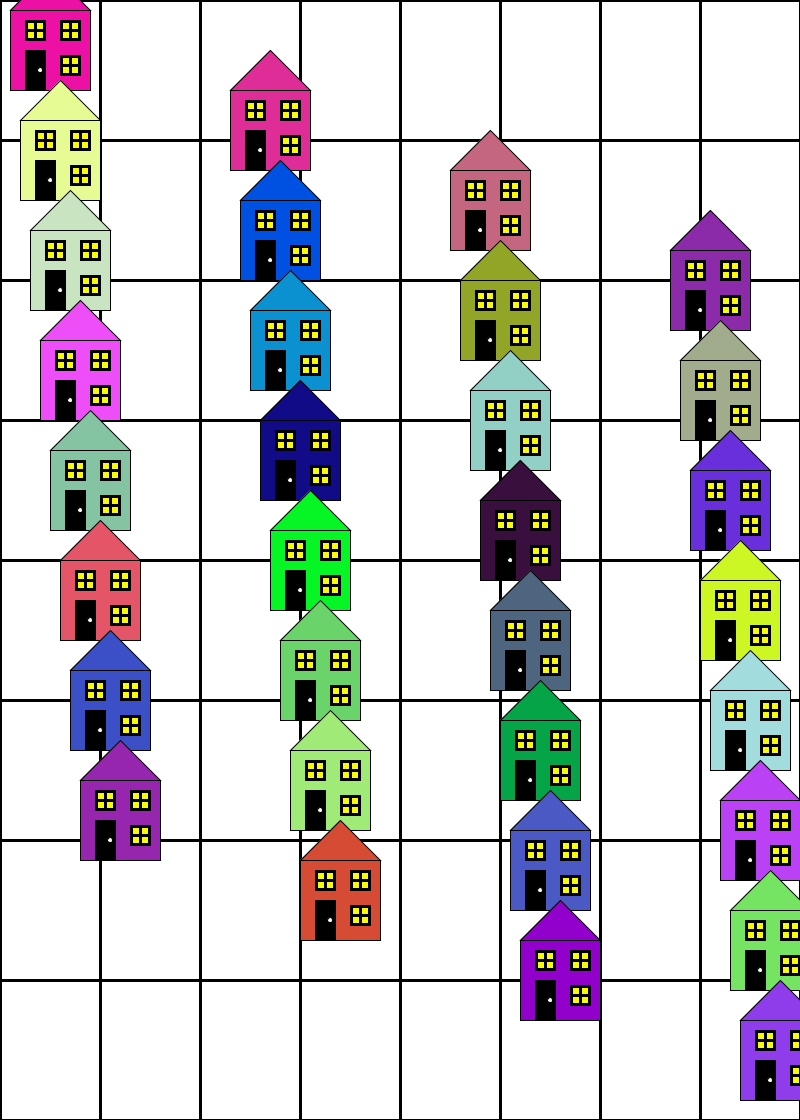
Frame 1 (no input)
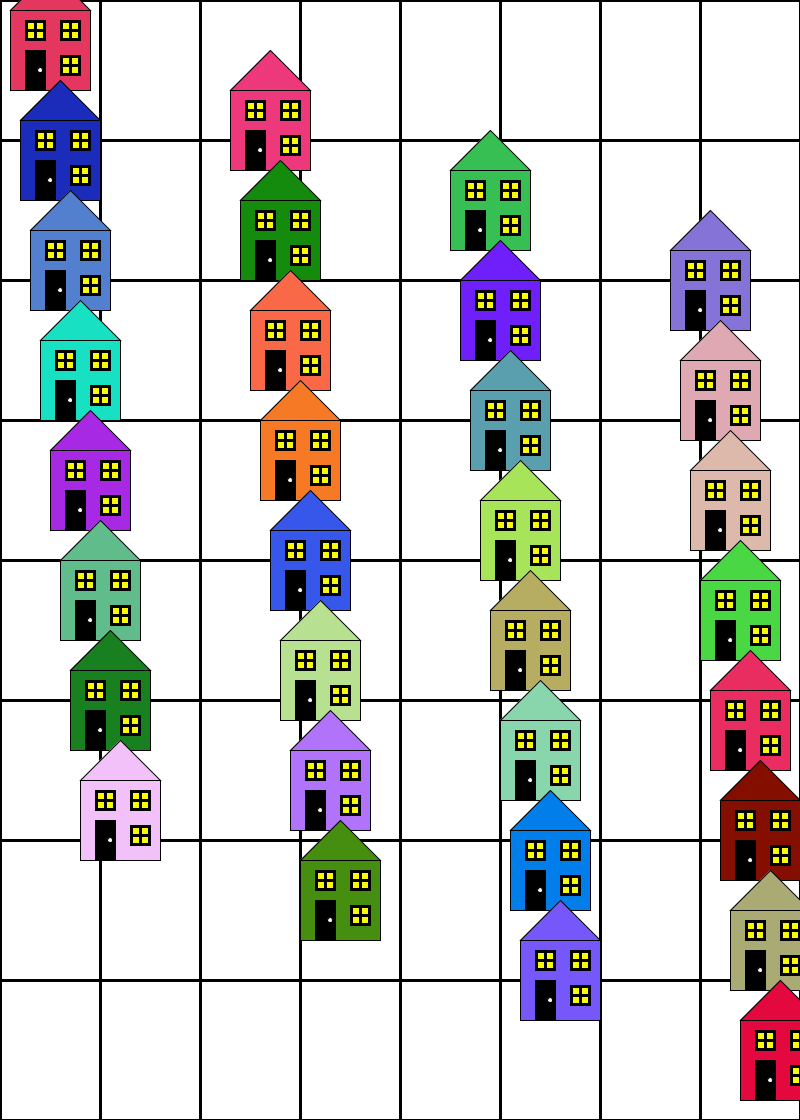
Frame 60 (the mouse pressed at the canvas centre just before this capture)
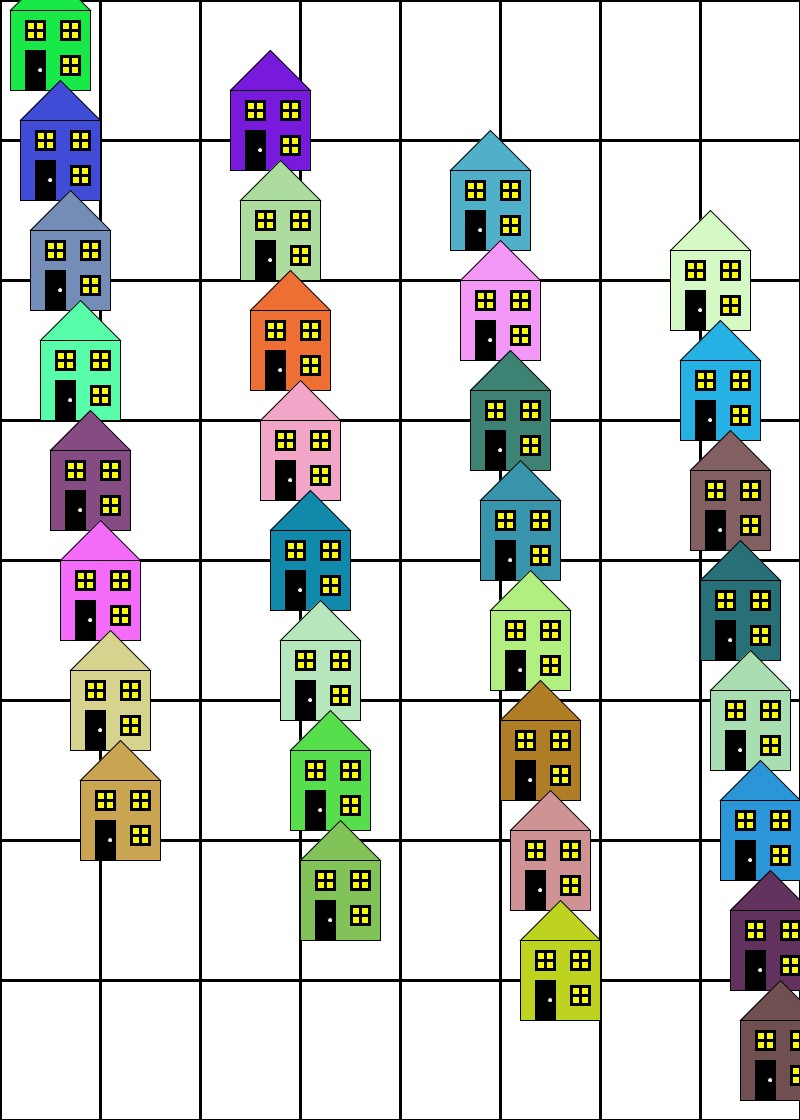
Frame 120 (the mouse held since frame 60 and released just before this capture)

The Processing sketch that drew these frames (run headless with seeded random() and noise(); from frame 60 on, the mouse is pressed at the canvas centre):

// Processing sketch: unit_4_checkpoint_1
// ── unit_4_checkpoint_1.pde
void setup(){
  size(800,1120);
  grid();
  for(int i = 0; i < 1120; i+= 140) {
    for(int j = 0; j < 800; j+=100) {
      fill(255);
      rect(j,i,100,140);
    }
  }
  for(int i = 0; i < 1120; i+= 140) {
    for(int j = 0; j < 800; j+=100) {
      face(i+10,j+10);
    }
  }
}

void draw(){
  grid();
  int count = 1;
  for(int i = 0; i < 1120; i+= 140) {
    for(int j = 0; j < 800; j+=100) {
      face(i+10*count,j+10*count);
      count++;
    }
  }
}
void grid(){
  for(int i = 0; i < 1120; i+= 140) {
    for(int j = 0; j < 800; j+=100) {
      fill(255);
      rect(j,i,100,140);
    }
  }
}

void face(int x, int y) {
  pushMatrix();
  translate(x,y);
  house();
  popMatrix();
}

void house(){
  strokeWeight(1);
  //scale(random(2));
  //rotate(PI/(int)random(8)); 
  mainHouse();
  roof();
  door();
  window(0,0);
  window(0,-35);
  window(-35,-35);
  
}
void door(){
  fill(0);
  rect(15,40,20,40);
  ///knob
  fill(255);
  circle(30,60,5);
}
void mainHouse(){
  fill((int)random(256),(int)random(256),(int)random(256));
  square(0,0,80);
}
void window(int x, int y){
  strokeWeight(1);
  pushMatrix();
  translate(x,y);
  fill(0);
  square(50,45,20);
  fill(249,250,10);
  square(52,47,16);
  fill(0);
  strokeWeight(3);
  line(60,47,60,63);
  line(52,55,68,55); 
  popMatrix();
}
void roof(){
  triangle(0,0,40,-40,80,0);
}
